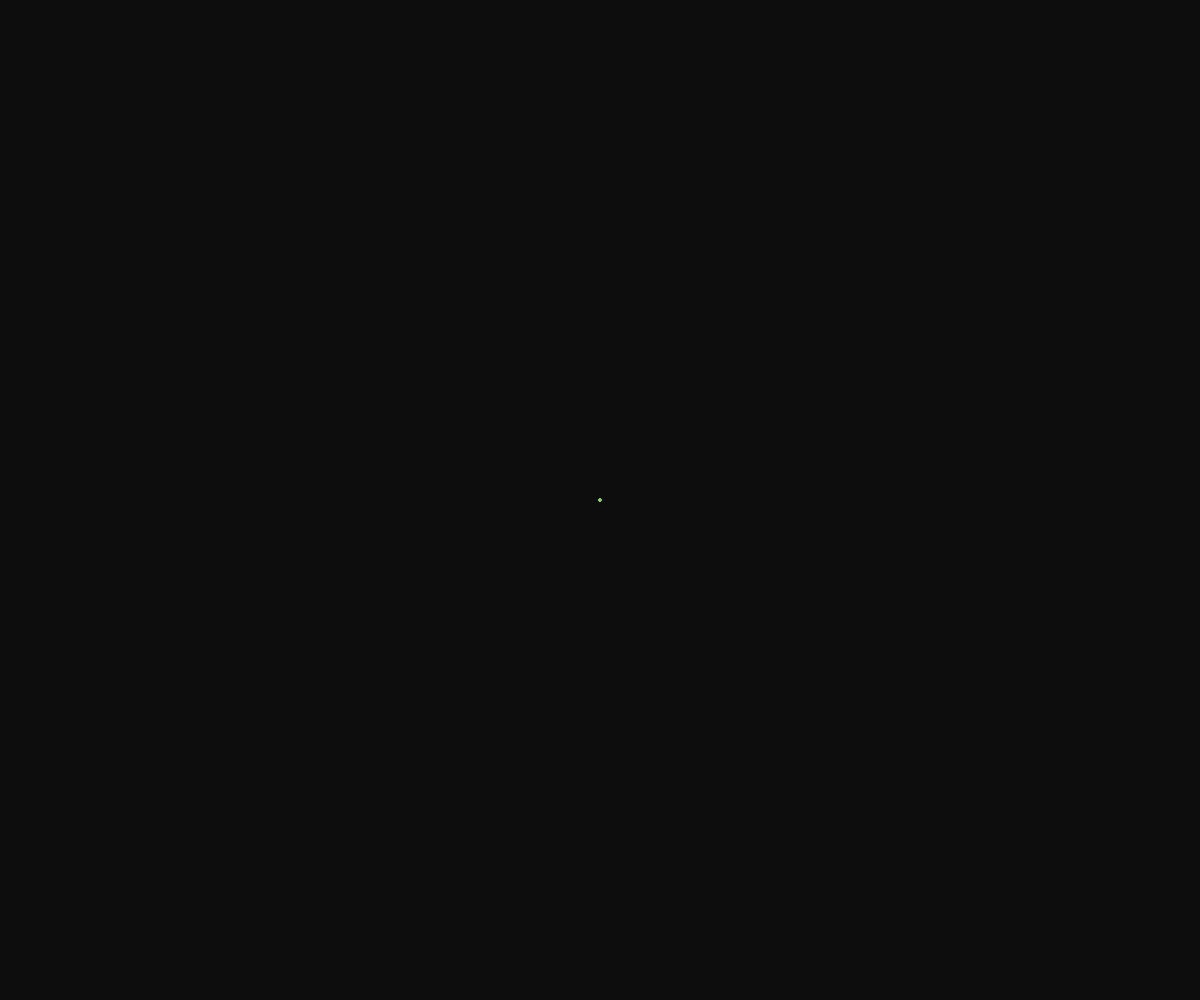
Frame 1 (no input)
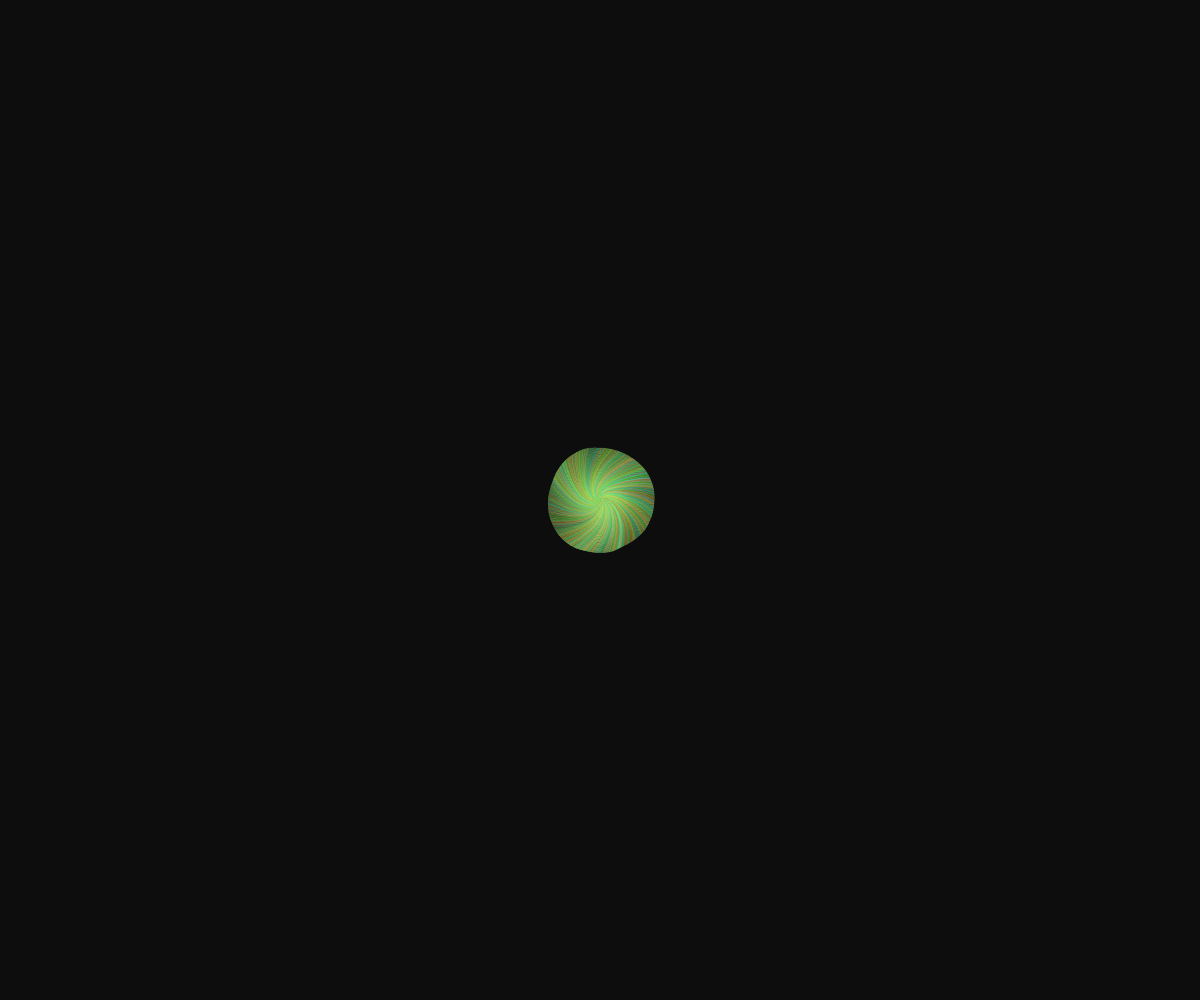
Frame 60 (no input)
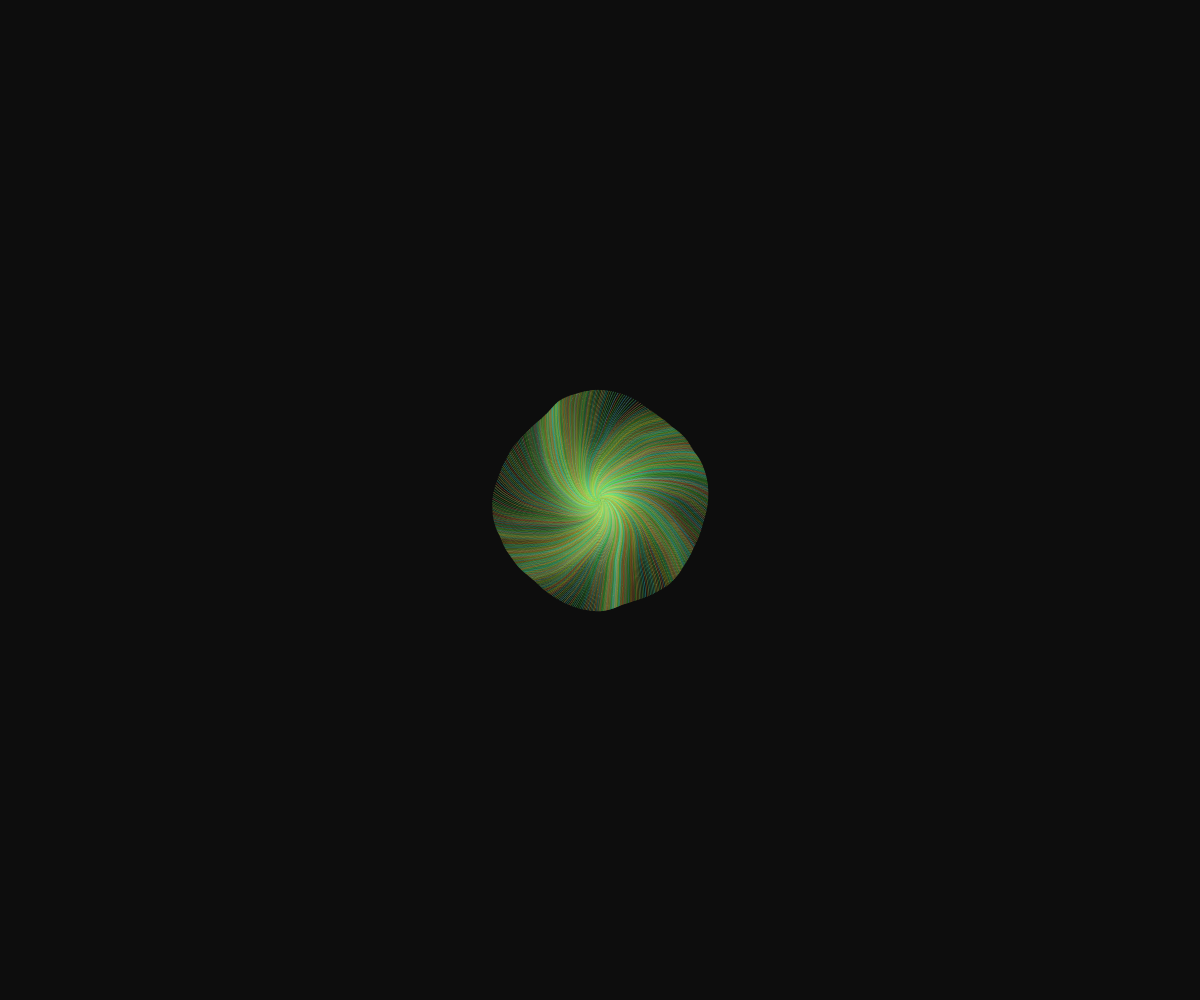
Frame 120 (the mouse pressed at the canvas centre since frame 60)

The p5.js sketch that drew these frames (run headless with seeded random() and noise() and a simulated clock; from frame 60 on, the mouse is pressed at the canvas centre):

// p5.js sketch
// ── sketch.js
let particles = [];
let squiggliness = 1 / 60;

function setup() {
  createCanvas(windowWidth, windowHeight);
  colorMode(HSB, 200);
  noStroke();

  background(10);
  updateParticles();
}

function draw() {
  for (let p of particles) {
    p.draw();
    p.move();
  }
}

function updateParticles() {
  particles = [];
  let r = 1;
  let n = 600;
  for (let i = 0; i < n; i++) {
    let theta = map(i, 0, n, -PI, PI);
    let x_ = width / 2 + r * cos(theta);
    let y_ = height / 2 + r * sin(theta);
    let s_ = 1;
    let c_ = color(random(10, 100), random(90, 160), random(160, 200), 100);
    particles.push(new Particle(x_, y_, s_, c_));
  }
}

function Particle(x_, y_, s_, c_) {
  this.x = x_;
  this.y = y_;
  this.size = s_;
  this.c = c_;

  this.alpha = 100;
  this.dist = 1;

  this.move = function () {
    let theta = atan2(this.y - height / 2, this.x - width / 2);
    theta += noise(this.x * squiggliness, this.y * squiggliness);
    let v = p5.Vector.fromAngle(theta, this.dist);
    this.x += v.x;
    this.y += v.y;
    this.alpha *= 0.999;
  };

  this.draw = function () {
    this.c.setAlpha(this.alpha);
    fill(this.c);
    circle(this.x, this.y, this.size);
    this.c.setAlpha(100);
  };
}

// ── Rays.html
<!doctype html>

<html lang="en">
<head>


  <title>Color Rays</title>
  <link rel="stylesheet" href="styles.css">
  <script src="https://cdn.jsdelivr.net/npm/p5@1.0.0/lib/p5.js"></script>
  <script src="sketch.js"></script>
 

</head>

<body>
  


  
</body>
</html>
